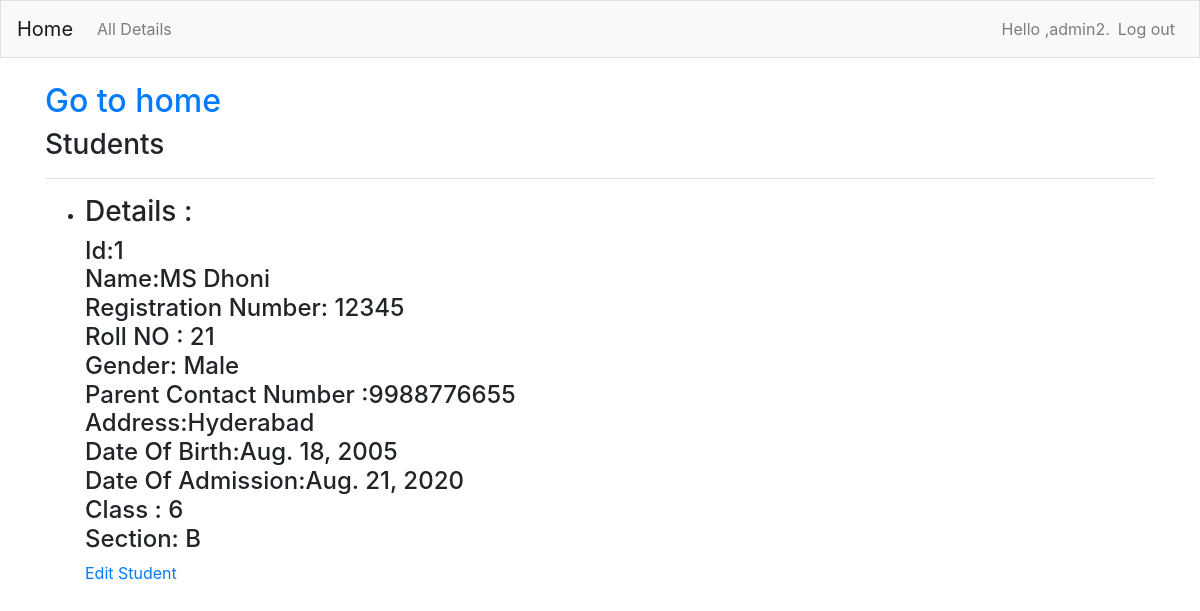
Page /topic1/1/ (signed in) on the committed database.
### case2/models.py (models this page shows, shortened)
class Student(models.Model):
    id=models.AutoField(primary_key=True)
    registrationno=models.CharField(max_length=10)
    rollno=models.IntegerField()
    name=models.CharField(max_length=200)
    gender=models.CharField(max_length=100)
    address=models.TextField()
    parentcontactno=models.IntegerField()
    DOA=models.DateField()
    DOB=models.DateField()
    classname=models.CharField(max_length=100)
    Section=models.CharField(max_length=100)
    owner = models.ForeignKey(User,on_delete=models.CASCADE)
    class Meta:
        verbose_name_plural='Students'

### case2/student_views.py (the view)
# urls.py: path('topic1/<int:topic_id>/',student_views.topic1,name='topic1'),
@login_required
def topic1(request,topic_id):
    topic1=Student.objects.get(id=topic_id)
    Students= Student.objects.filter(id=topic_id)
    context={'topic1':topic1,'Students':Students}
    return render(request,'student_templates/t.html',context)

### case2/templates/student_templates/t.html
{% extends 'staff_templates/base.html' %}
{% block page_header %}
    <h2><a href="{% url 'index' %}">Go to home</a></h2>
    <h3>Students</h3>
{% endblock page_header %}
{% block content %}
<p>
    <ul>
    {% if Students %}
    {% for student in Students %}
    <li>
        <h3>Details : <br>
        </h3>
        <h4>
         Id:{{student.id}}<br>
         Name:{{ student.name }}<br>
         Registration Number: {{student.registrationno}}<br>
         Roll NO : {{student.rollno}}<br>
         Gender: {{student.gender}}<br>
         Parent Contact Number :{{student.parentcontactno}}<br>
         Address:{{student.address}}<br>
         Date Of Birth:{{student.DOB}}<br>
         Date Of Admission:{{student.DOA}}<br>
         Class : {{student.classname}}<br>
         Section: {{student.Section}}<br>
         </h4>
    </li>
    <p>
        <a href="{% url 'edit_student' student.id %}">Edit Student</a>
    </p>
    {% empty %}
    <li>no Details yet</li>
    {% endfor %}
    {% endif %}
    </ul>
</p>
{% endblock content %}

### case2/templates/staff_templates/base.html (shortened to what this page needs)
{% load bootstrap4 %}
<!DOCTYPE html>
<html lang="en">
<head>
   {% bootstrap_css %}
</head>
<body>
   <nav class="navbar navbar-expand-md navbar-light bg-light mb-4 border">
      <a class="navbar-brand" href="{% url 'index' %}">Home</a>
      <div class="collapse navbar-collapse" id="navbarCollapse">
         <ul class="navbar-nav mr-auto">
            <li class="nav-item">
               <a class="nav-link" href="{% url 'one' %}">All Details</a></li>
         </ul>
         <ul class="navbar-nav ml-auto">
            {% if user.is_authenticated %}
            <li class="nav-item">
               <span class="navbar-text"> Hello ,{{user.username}}.</span>
            </li>
            <li class="nav-item">
               <a class="nav-link" href="{% url 'users:logout' %}?next=/logoutpage">Log out</a>
            </li>
            {% endif %}
         </ul>
         </div>
   </nav>
   <main role="main" class="container">
      <div class ='pb-2 mb-2 border-bottom'>
         {% block page_header %}{% endblock page_header %}
      </div>
      <div>
         {% block content %}{% endblock content %}
      </div>
   </main>
</body>
</html>

### rows in the picture
Student: id "1", name "MS Dhoni", registrationno "12345", rollno "21", gender "Male", parentcontactno "9988776655", address "Hyderabad", DOB "Aug. 18, 2005", DOA "Aug. 21, 2020", classname "6", Section "B"

### other values in the picture
{{ user.username }} "admin2"
